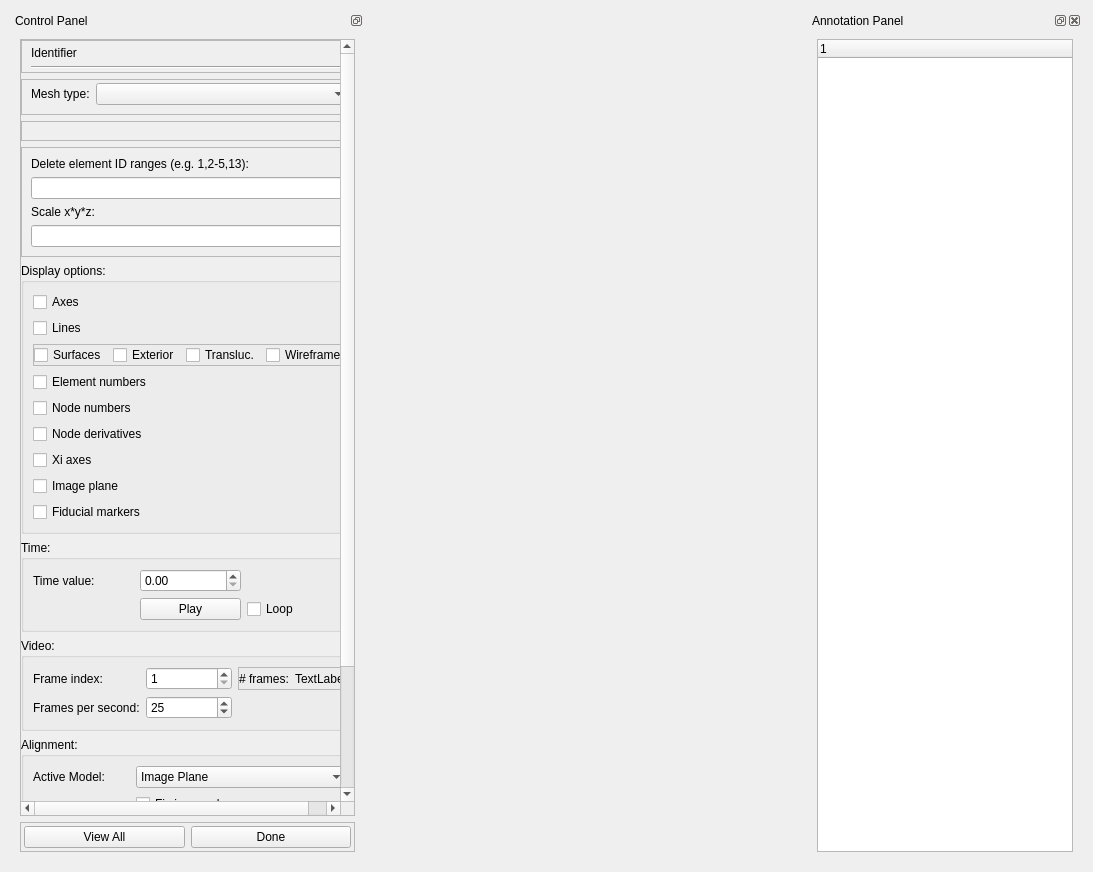
<?xml version="1.0" encoding="UTF-8"?>
<ui version="4.0">
 <class>MeshGeneratorWidget</class>
 <widget class="QWidget" name="MeshGeneratorWidget">
  <property name="geometry">
   <rect>
    <x>0</x>
    <y>0</y>
    <width>1093</width>
    <height>872</height>
   </rect>
  </property>
  <property name="sizePolicy">
   <sizepolicy hsizetype="Preferred" vsizetype="Preferred">
    <horstretch>0</horstretch>
    <verstretch>0</verstretch>
   </sizepolicy>
  </property>
  <property name="windowTitle">
   <string>Mesh Generator</string>
  </property>
  <layout class="QHBoxLayout" name="horizontalLayout">
   <item>
    <widget class="QDockWidget" name="dockWidget">
     <property name="sizePolicy">
      <sizepolicy hsizetype="Preferred" vsizetype="Expanding">
       <horstretch>1</horstretch>
       <verstretch>0</verstretch>
      </sizepolicy>
     </property>
     <property name="minimumSize">
      <size>
       <width>353</width>
       <height>197</height>
      </size>
     </property>
     <property name="features">
      <set>QDockWidget::DockWidgetFloatable|QDockWidget::DockWidgetMovable</set>
     </property>
     <property name="allowedAreas">
      <set>Qt::AllDockWidgetAreas</set>
     </property>
     <property name="windowTitle">
      <string>Control Panel</string>
     </property>
     <widget class="QWidget" name="dockWidgetContents">
      <property name="sizePolicy">
       <sizepolicy hsizetype="Preferred" vsizetype="Expanding">
        <horstretch>0</horstretch>
        <verstretch>0</verstretch>
       </sizepolicy>
      </property>
      <layout class="QVBoxLayout" name="verticalLayout">
       <item>
        <widget class="QScrollArea" name="scrollArea">
         <property name="sizePolicy">
          <sizepolicy hsizetype="Preferred" vsizetype="Expanding">
           <horstretch>0</horstretch>
           <verstretch>0</verstretch>
          </sizepolicy>
         </property>
         <property name="minimumSize">
          <size>
           <width>0</width>
           <height>0</height>
          </size>
         </property>
         <property name="verticalScrollBarPolicy">
          <enum>Qt::ScrollBarAsNeeded</enum>
         </property>
         <property name="widgetResizable">
          <bool>true</bool>
         </property>
         <widget class="QWidget" name="scrollAreaWidgetContents_2">
          <property name="geometry">
           <rect>
            <x>0</x>
            <y>-32</y>
            <width>316</width>
            <height>830</height>
           </rect>
          </property>
          <property name="sizePolicy">
           <sizepolicy hsizetype="Preferred" vsizetype="Expanding">
            <horstretch>0</horstretch>
            <verstretch>0</verstretch>
           </sizepolicy>
          </property>
          <layout class="QVBoxLayout" name="verticalLayout_2">
           <property name="margin">
            <number>0</number>
           </property>
           <item>
            <layout class="QVBoxLayout" name="verticalLayout_3">
             <item>
              <widget class="QFrame" name="identifier_frame">
               <property name="minimumSize">
                <size>
                 <width>0</width>
                 <height>0</height>
                </size>
               </property>
               <property name="frameShape">
                <enum>QFrame::StyledPanel</enum>
               </property>
               <property name="frameShadow">
                <enum>QFrame::Raised</enum>
               </property>
               <layout class="QVBoxLayout" name="verticalLayout_4">
                <property name="topMargin">
                 <number>5</number>
                </property>
                <property name="bottomMargin">
                 <number>3</number>
                </property>
                <item>
                 <widget class="QLabel" name="identifier_label">
                  <property name="text">
                   <string>Identifier</string>
                  </property>
                 </widget>
                </item>
                <item>
                 <widget class="Line" name="line">
                  <property name="orientation">
                   <enum>Qt::Horizontal</enum>
                  </property>
                 </widget>
                </item>
               </layout>
              </widget>
             </item>
             <item>
              <widget class="QFrame" name="meshType_frame">
               <property name="frameShape">
                <enum>QFrame::StyledPanel</enum>
               </property>
               <property name="frameShadow">
                <enum>QFrame::Raised</enum>
               </property>
               <layout class="QFormLayout" name="formLayout_3">
                <property name="fieldGrowthPolicy">
                 <enum>QFormLayout::AllNonFixedFieldsGrow</enum>
                </property>
                <property name="topMargin">
                 <number>3</number>
                </property>
                <item row="0" column="0">
                 <widget class="QLabel" name="meshType_label">
                  <property name="text">
                   <string>Mesh type:</string>
                  </property>
                 </widget>
                </item>
                <item row="0" column="1">
                 <widget class="QComboBox" name="meshType_comboBox"/>
                </item>
               </layout>
              </widget>
             </item>
             <item>
              <widget class="QFrame" name="meshTypeOptions_frame">
               <property name="frameShape">
                <enum>QFrame::StyledPanel</enum>
               </property>
               <property name="frameShadow">
                <enum>QFrame::Raised</enum>
               </property>
               <layout class="QVBoxLayout" name="verticalLayout_9"/>
              </widget>
             </item>
             <item>
              <widget class="QFrame" name="modifyOptions_frame">
               <property name="frameShape">
                <enum>QFrame::StyledPanel</enum>
               </property>
               <property name="frameShadow">
                <enum>QFrame::Raised</enum>
               </property>
               <layout class="QVBoxLayout" name="verticalLayout_6">
                <item>
                 <widget class="QLabel" name="deleteElementRanges_label">
                  <property name="text">
                   <string>Delete element ID ranges (e.g. 1,2-5,13):</string>
                  </property>
                 </widget>
                </item>
                <item>
                 <widget class="QLineEdit" name="deleteElementsRanges_lineEdit"/>
                </item>
                <item>
                 <widget class="QLabel" name="scale_label">
                  <property name="text">
                   <string>Scale x*y*z:</string>
                  </property>
                 </widget>
                </item>
                <item>
                 <widget class="QLineEdit" name="scale_lineEdit"/>
                </item>
               </layout>
              </widget>
             </item>
             <item>
              <widget class="QGroupBox" name="displayOptions_groupBox">
               <property name="sizePolicy">
                <sizepolicy hsizetype="Preferred" vsizetype="Preferred">
                 <horstretch>0</horstretch>
                 <verstretch>0</verstretch>
                </sizepolicy>
               </property>
               <property name="title">
                <string>Display options:</string>
               </property>
               <layout class="QVBoxLayout" name="verticalLayout_7">
                <item>
                 <widget class="QCheckBox" name="displayAxes_checkBox">
                  <property name="text">
                   <string>Axes</string>
                  </property>
                 </widget>
                </item>
                <item>
                 <widget class="QCheckBox" name="displayLines_checkBox">
                  <property name="text">
                   <string>Lines</string>
                  </property>
                 </widget>
                </item>
                <item>
                 <widget class="QFrame" name="displaySurfaces_frame">
                  <property name="frameShape">
                   <enum>QFrame::StyledPanel</enum>
                  </property>
                  <property name="frameShadow">
                   <enum>QFrame::Raised</enum>
                  </property>
                  <layout class="QHBoxLayout" name="horizontalLayout_3">
                   <property name="margin">
                    <number>0</number>
                   </property>
                   <item>
                    <widget class="QCheckBox" name="displaySurfaces_checkBox">
                     <property name="text">
                      <string>Surfaces</string>
                     </property>
                    </widget>
                   </item>
                   <item>
                    <widget class="QCheckBox" name="displaySurfacesExterior_checkBox">
                     <property name="text">
                      <string>Exterior</string>
                     </property>
                    </widget>
                   </item>
                   <item>
                    <widget class="QCheckBox" name="displaySurfacesTranslucent_checkBox">
                     <property name="text">
                      <string>Transluc.</string>
                     </property>
                    </widget>
                   </item>
                   <item>
                    <widget class="QCheckBox" name="displaySurfacesWireframe_checkBox">
                     <property name="text">
                      <string>Wireframe</string>
                     </property>
                    </widget>
                   </item>
                  </layout>
                 </widget>
                </item>
                <item>
                 <widget class="QCheckBox" name="displayElementNumbers_checkBox">
                  <property name="text">
                   <string>Element numbers</string>
                  </property>
                 </widget>
                </item>
                <item>
                 <widget class="QCheckBox" name="displayNodeNumbers_checkBox">
                  <property name="text">
                   <string>Node numbers</string>
                  </property>
                 </widget>
                </item>
                <item>
                 <widget class="QCheckBox" name="displayNodeDerivatives_checkBox">
                  <property name="text">
                   <string>Node derivatives</string>
                  </property>
                 </widget>
                </item>
                <item>
                 <widget class="QCheckBox" name="displayXiAxes_checkBox">
                  <property name="text">
                   <string>Xi axes</string>
                  </property>
                 </widget>
                </item>
                <item>
                 <widget class="QCheckBox" name="displayImagePlane_checkBox">
                  <property name="text">
                   <string>Image plane</string>
                  </property>
                 </widget>
                </item>
                <item>
                 <widget class="QCheckBox" name="displayFiducialMarkers_checkBox">
                  <property name="text">
                   <string>Fiducial markers</string>
                  </property>
                 </widget>
                </item>
               </layout>
              </widget>
             </item>
             <item>
              <widget class="QGroupBox" name="time_groupBox">
               <property name="title">
                <string>Time:</string>
               </property>
               <layout class="QGridLayout" name="gridLayout_4">
                <item row="1" column="1">
                 <widget class="QPushButton" name="timePlayStop_pushButton">
                  <property name="text">
                   <string>Play</string>
                  </property>
                 </widget>
                </item>
                <item row="0" column="0">
                 <widget class="QLabel" name="timeValue_label">
                  <property name="text">
                   <string>Time value:</string>
                  </property>
                 </widget>
                </item>
                <item row="0" column="1">
                 <widget class="QDoubleSpinBox" name="timeValue_doubleSpinBox">
                  <property name="maximum">
                   <double>12000.000000000000000</double>
                  </property>
                 </widget>
                </item>
                <item row="1" column="2">
                 <widget class="QCheckBox" name="timeLoop_checkBox">
                  <property name="text">
                   <string>Loop</string>
                  </property>
                 </widget>
                </item>
               </layout>
              </widget>
             </item>
             <item>
              <widget class="QGroupBox" name="video_groupBox">
               <property name="title">
                <string>Video:</string>
               </property>
               <layout class="QGridLayout" name="gridLayout_2">
                <item row="0" column="0">
                 <widget class="QLabel" name="frameIndex_label">
                  <property name="text">
                   <string>Frame index:</string>
                  </property>
                 </widget>
                </item>
                <item row="1" column="1">
                 <widget class="QSpinBox" name="framesPerSecond_spinBox">
                  <property name="minimum">
                   <number>1</number>
                  </property>
                  <property name="value">
                   <number>25</number>
                  </property>
                 </widget>
                </item>
                <item row="1" column="0">
                 <widget class="QLabel" name="framesPerSecond_label">
                  <property name="text">
                   <string>Frames per second:</string>
                  </property>
                 </widget>
                </item>
                <item row="0" column="1">
                 <widget class="QSpinBox" name="frameIndex_spinBox">
                  <property name="minimum">
                   <number>1</number>
                  </property>
                  <property name="maximum">
                   <number>10000</number>
                  </property>
                 </widget>
                </item>
                <item row="0" column="2">
                 <widget class="QFrame" name="numFrames_frame">
                  <property name="frameShape">
                   <enum>QFrame::StyledPanel</enum>
                  </property>
                  <property name="frameShadow">
                   <enum>QFrame::Raised</enum>
                  </property>
                  <layout class="QHBoxLayout" name="horizontalLayout_4">
                   <property name="margin">
                    <number>0</number>
                   </property>
                   <item>
                    <widget class="QLabel" name="numFrames_label">
                     <property name="text">
                      <string># frames:</string>
                     </property>
                    </widget>
                   </item>
                   <item>
                    <widget class="QLabel" name="numFramesValue_label">
                     <property name="text">
                      <string>TextLabel</string>
                     </property>
                    </widget>
                   </item>
                  </layout>
                 </widget>
                </item>
               </layout>
              </widget>
             </item>
             <item>
              <widget class="QGroupBox" name="alignment_groupBox">
               <property name="title">
                <string>Alignment:</string>
               </property>
               <layout class="QGridLayout" name="gridLayout">
                <item row="1" column="1" colspan="2">
                 <widget class="QComboBox" name="activeModel_comboBox">
                  <item>
                   <property name="text">
                    <string>Image Plane</string>
                   </property>
                  </item>
                  <item>
                   <property name="text">
                    <string>Generated Mesh</string>
                   </property>
                  </item>
                 </widget>
                </item>
                <item row="1" column="0">
                 <widget class="QLabel" name="activeModel_label">
                  <property name="text">
                   <string>Active Model:</string>
                  </property>
                 </widget>
                </item>
                <item row="3" column="1">
                 <widget class="QPushButton" name="toImage_pushButton">
                  <property name="text">
                   <string>To Image</string>
                  </property>
                 </widget>
                </item>
                <item row="3" column="0">
                 <widget class="QLabel" name="toImage_label">
                  <property name="text">
                   <string>Align View:</string>
                  </property>
                 </widget>
                </item>
                <item row="2" column="1">
                 <widget class="QCheckBox" name="fixImagePlane_checkBox">
                  <property name="text">
                   <string>Fix image plane</string>
                  </property>
                 </widget>
                </item>
               </layout>
              </widget>
             </item>
             <item>
              <widget class="QGroupBox" name="fiducialMarkers_groupBox">
               <property name="title">
                <string>Fiducial markers:</string>
               </property>
               <layout class="QGridLayout" name="gridLayout_3">
                <item row="0" column="1">
                 <widget class="QComboBox" name="fiducialMarker_comboBox"/>
                </item>
                <item row="0" column="0">
                 <widget class="QLabel" name="fiducialMarkerLabels_label">
                  <property name="text">
                   <string>Labels:</string>
                  </property>
                 </widget>
                </item>
                <item row="1" column="0">
                 <widget class="QLabel" name="fiducialMarkerTransform_label">
                  <property name="text">
                   <string>Transform:</string>
                  </property>
                 </widget>
                </item>
                <item row="1" column="1">
                 <widget class="QPushButton" name="fiducialMarkerTransform_pushButton">
                  <property name="text">
                   <string>To Scaffold</string>
                  </property>
                 </widget>
                </item>
               </layout>
              </widget>
             </item>
             <item>
              <spacer name="verticalSpacer">
               <property name="orientation">
                <enum>Qt::Vertical</enum>
               </property>
               <property name="sizeHint" stdset="0">
                <size>
                 <width>20</width>
                 <height>40</height>
                </size>
               </property>
              </spacer>
             </item>
            </layout>
           </item>
          </layout>
         </widget>
        </widget>
       </item>
       <item>
        <widget class="QFrame" name="frame">
         <property name="frameShape">
          <enum>QFrame::StyledPanel</enum>
         </property>
         <property name="frameShadow">
          <enum>QFrame::Raised</enum>
         </property>
         <layout class="QHBoxLayout" name="horizontalLayout_2">
          <property name="margin">
           <number>3</number>
          </property>
          <item>
           <widget class="QPushButton" name="viewAll_button">
            <property name="text">
             <string>View All</string>
            </property>
           </widget>
          </item>
          <item>
           <widget class="QPushButton" name="done_button">
            <property name="sizePolicy">
             <sizepolicy hsizetype="Minimum" vsizetype="Fixed">
              <horstretch>0</horstretch>
              <verstretch>0</verstretch>
             </sizepolicy>
            </property>
            <property name="text">
             <string>Done</string>
            </property>
           </widget>
          </item>
         </layout>
        </widget>
       </item>
      </layout>
     </widget>
    </widget>
   </item>
   <item>
    <widget class="AlignmentSceneviewerWidget" name="sceneviewer_widget" native="true">
     <property name="sizePolicy">
      <sizepolicy hsizetype="Expanding" vsizetype="Preferred">
       <horstretch>4</horstretch>
       <verstretch>0</verstretch>
      </sizepolicy>
     </property>
    </widget>
   </item>
   <item>
    <widget class="QDockWidget" name="annotationPanel_dockWidget">
     <property name="windowTitle">
      <string>Annotation Panel</string>
     </property>
     <widget class="QWidget" name="dockWidgetContents_2">
      <layout class="QGridLayout" name="gridLayout_5">
       <item row="0" column="0">
        <widget class="QTreeWidget" name="annotation_treeWidget"/>
       </item>
      </layout>
     </widget>
    </widget>
   </item>
  </layout>
 </widget>
 <customwidgets>
  <customwidget>
   <class>AlignmentSceneviewerWidget</class>
   <extends>QWidget</extends>
   <header>opencmiss/zincwidgets/alignmentsceneviewerwidget.h</header>
   <container>1</container>
  </customwidget>
 </customwidgets>
 <resources/>
 <connections/>
</ui>
